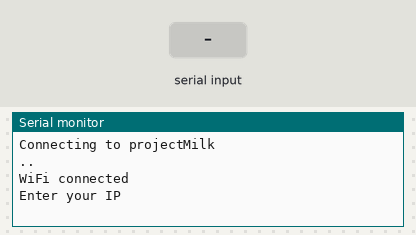
This sketch was run on a simulated ESP8266 (NodeMCU). On the bench: the last lines printed to the serial monitor. The test bench sets the inputs (shaded band). WiFi joins after 1.5 s; servers stay silent unless stated; uploads are accepted with an empty reply.

Above: at 3.9 s.
4.0 s: "1\n" received over Serial
At 5.3 s:
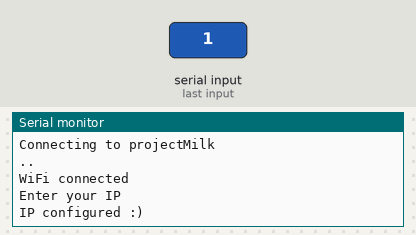
5.6 s: "1\n" received over the second serial link
At 6.8 s:
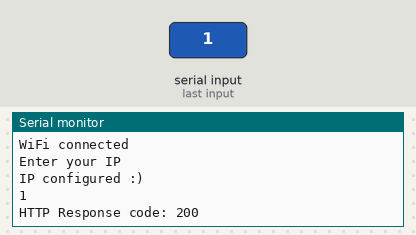
7.3 s: "0\n" received over the second serial link
At 7.46 s:
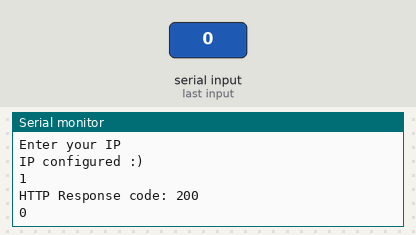

The sketch:

esp8266-final.ino
```cpp
#include <ESP8266WiFi.h>
#include <ESP8266HTTPClient.h>
#include <SoftwareSerial.h>
#include <ArduinoJson.h>

// Replace with your network credentials
const char* ssid = "projectMilk";
const char* password = "1234abcd";
String ip = "";
SoftwareSerial mySerial(5, 4); // RX pin = D1, TX pin = D2
void setup() {
  mySerial.begin(9600);
  Serial.begin(9600);
  delay(100);

  // Connect to Wi-Fi network with SSID and password
  Serial.print("Connecting to ");
  Serial.println(ssid);
  WiFi.begin(ssid, password);

  while (WiFi.status() != WL_CONNECTED) {
    delay(1000);
    Serial.print(".");
  }
  Serial.println("");
  Serial.println("WiFi connected");
  mySerial.println("WiFi Connected");
  Serial.println("Enter your IP");
  while(true){
    if(Serial.available()>0){
      ip=Serial.readStringUntil('\n');
      break;
    }
    delay(500);
  }
  Serial.println("IP configured :)");
}

void loop() {
  // Make an HTTP POST request to example.com
  if (mySerial.available()>0) {
    String message = mySerial.readStringUntil('\n');
    //deserialization
     StaticJsonDocument<400> doc;
     StaticJsonDocument<400> redoc;
    DeserializationError error = deserializeJson(doc, message);
    if(error){
      Serial.println("your data contains error !");
      return;
    }

    Serial.println(message);
      WiFiClient client;
      HTTPClient http;

      String serverName = "http://"+ip+":8080/projectmilk/update";
      http.begin(client, serverName);

      http.addHeader("Content-Type", "application/json");

      int httpResponseCode = http.POST(message);

      if (httpResponseCode > 0) {
        Serial.print("HTTP Response code: ");
        Serial.println(httpResponseCode);

        String response = http.getString();
        Serial.println(response);
      } else {
        Serial.print("Error code: ");
        Serial.println(httpResponseCode);
      }
      http.end();
  }
}
```

Measured:
- after the input at 4.0 s, the serial monitor: prints a new line after 0.10 s (image 1)
- after the input at 5.6 s, the serial monitor: prints a new line at once (image 2)
- after the input at 7.3 s, the serial monitor: prints a new line at once (image 3)
